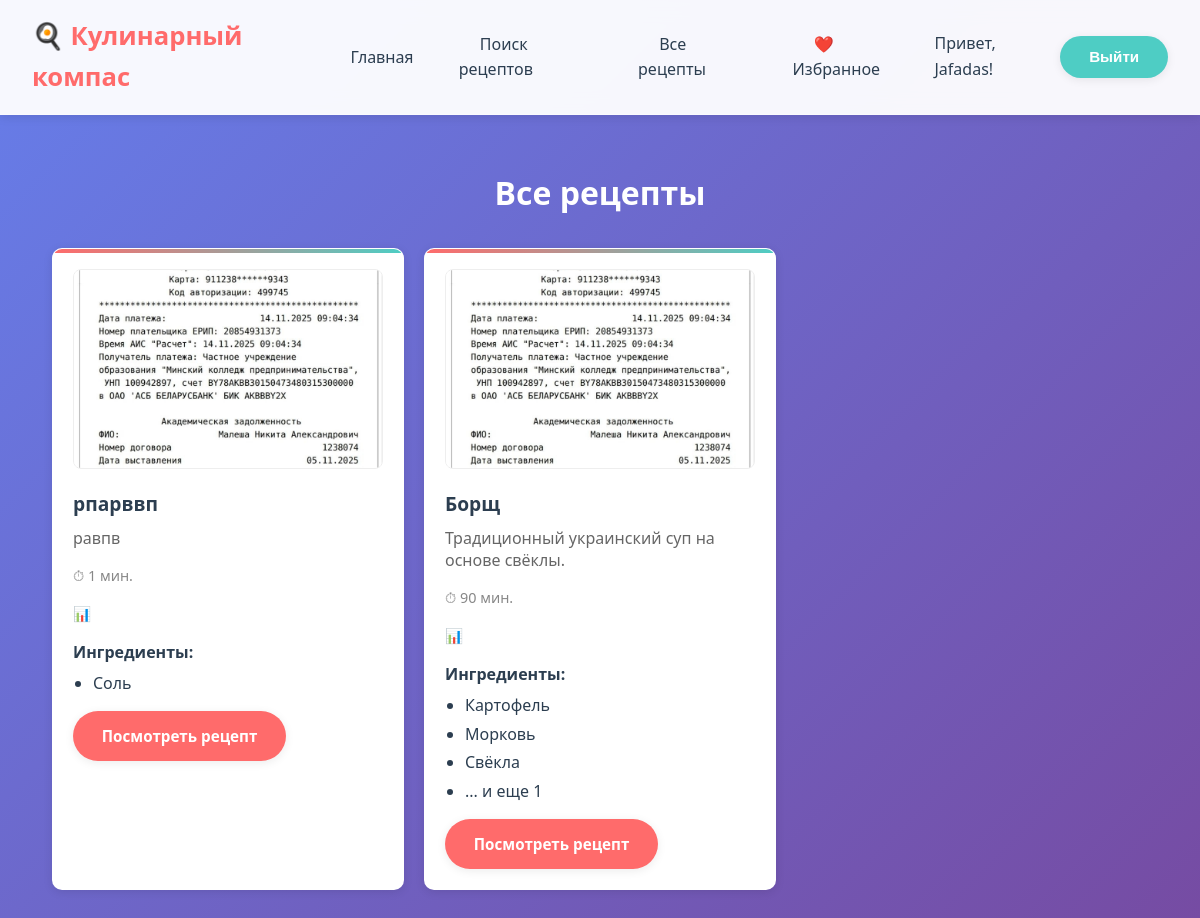
/recipes/ (signed in), run on the app's committed database.
### recipes/models.py (models this page shows, shortened)
class Recipe(models.Model):
    title = models.CharField(max_length=200)
    ingredients = models.ManyToManyField(Ingredient)
    description = models.TextField()
    cooking_steps = models.TextField()
    cooking_time = models.PositiveIntegerField(help_text="В минутах")
    image = models.ImageField(upload_to='recipes/', blank=True, null=True)
    author = models.ForeignKey(User, on_delete=models.CASCADE)
    created_at = models.DateTimeField(auto_now_add=True)

class Ingredient(models.Model):
    name = models.CharField(max_length=100, unique=True)

### recipes/views.py (the view)
# urls.py: path('recipes/', views.all_recipes, name='all_recipes'),
def all_recipes(request):
    recipes = Recipe.objects.all().order_by('-created_at')
    return render(request, 'recipes/all_recipes.html', {'recipes': recipes})

### templates/recipes/all_recipes.html (shortened to what this page needs)
{% extends 'base.html' %}
{% load static %}
{% block extra_css %}
<link rel="stylesheet" href="{% static 'css/all_resipes.css' %}">
{% endblock %}
{% block content %}
<div class="all-recipes-container">
    <h1>Все рецепты</h1>
    {% if recipes %}
        <div class="recipes-grid">
            {% for recipe in recipes %}
            <div class="recipe-card">
                {% if recipe.image %}
                    <img src="{{ recipe.image.url }}" alt="{{ recipe.title }}" class="recipe-image">
                {% else %}
                    <div class="recipe-image-placeholder">Нет изображения</div>
                {% endif %}
                <div class="recipe-content">
                    <h3 class="recipe-title">{{ recipe.title }}</h3>
                    <p class="recipe-description">{{ recipe.description|truncatewords:20 }}</p>
                    <div class="recipe-meta">
                        <span class="cooking-time">⏱ {{ recipe.cooking_time }} мин.</span>
                        <span class="difficulty">📊 {{ recipe.get_difficulty_display }}</span>
                    </div>
                    <div class="recipe-ingredients">
                        <strong>Ингредиенты:</strong>
                        <ul>
                            {% for ingredient in recipe.ingredients.all|slice:":3" %}
                                <li>{{ ingredient.name }}</li>
                            {% endfor %}
                            {% if recipe.ingredients.count > 3 %}
                                <li>... и еще {{ recipe.ingredients.count|add:"-3" }}</li>
                            {% endif %}
                        </ul>
                    </div>
                    <a href="{% url 'recipe_detail' recipe.id %}" class="btn btn-primary">Посмотреть рецепт</a>
                </div>
            </div>
            {% endfor %}
        </div>
    {% else %}
        <div class="no-recipes">
            <p>Рецептов пока нет в базе данных.</p>
        </div>
    {% endif %}
</div>
{% endblock %}

### templates/base.html (shortened to what this page needs)
<!DOCTYPE html>
<html lang="ru">
<head>
    {% load static %}
    <link rel="stylesheet" href="{% static 'css/base.css' %}">
    <link rel="stylesheet" href="{% static 'css/forms.css' %}">
    {% block extra_css %}{% endblock %}
</head>
<body>
    <nav class="navbar">
        <div class="navbar-container">
            <a href="{% url 'home' %}" class="navbar-brand">🍳 Кулинарный компас</a>
            <ul class="navbar-nav">
                <li><a href="{% url 'home' %}">Главная</a></li>
                <li><a href="{% url 'recipe_search' %}">Поиск рецептов</a></li>
                <li><a href="{% url 'all_recipes' %}">Все рецепты</a></li>
                {% if user.is_authenticated %}
                    <li><a href="{% url 'favorite_recipes' %}">❤️ Избранное</a></li>
                {% endif %}
            </ul>
            <div class="user-info">
                {% if user.is_authenticated %}
                    <span>Привет, {{ user.username }}!</span>
                    <form method="post" action="{% url 'logout' %}" style="display:inline;">
  <button type="submit" class="btn btn-secondary">Выйти</button>
</form>
                {% else %}
                    <a href="{% url 'login' %}" class="btn btn-secondary">Войти</a>
                    <a href="{% url 'register' %}" class="btn">Регистрация</a>
                {% endif %}
            </div>
        </div>
    </nav>
    <div class="container">
        {% block content %}
        {% endblock %}
    </div>
</body>
</html>

### static/css/base.css (style rules this page uses)
:root { --primary-color: #ff6b6b; --primary-light: #ff8e8e; --secondary-color: #4ecdc4; --accent-color: #45b7d1; --text-dark: #2c3e50; --text-light: #7f8c8d; --bg-white: #ffffff; --bg-light: #f8f9fa; --shadow: 0 2px 10px rgba(0, 0, 0, 0.08); --shadow-hover: 0 4px 20px rgba(0, 0, 0, 0.12); --border-radius: 10px; --transition: all 0.2s ease; }
* { margin: 0; padding: 0; box-sizing: border-box; }
body { font-family: 'Segoe UI', Tahoma, Geneva, Verdana, sans-serif; line-height: 1.6; background: linear-gradient(135deg, #667eea 0%, #764ba2 100%); background-attachment: fixed; color: var(--text-dark); min-height: 100vh; }
.navbar { background: rgba(255, 255, 255, 0.95); backdrop-filter: blur(10px); border-bottom: 1px solid rgba(255, 255, 255, 0.3); padding: 1rem 2rem; position: sticky; top: 0; z-index: 1000; box-shadow: 0 2px 10px rgba(0, 0, 0, 0.1); }
.navbar-container { display: flex; justify-content: space-between; align-items: center; max-width: 1200px; margin: 0 auto; }
.navbar-brand { font-size: 1.6rem; font-weight: 700; color: var(--primary-color); text-decoration: none; display: flex; align-items: center; gap: 0.5rem; }
.navbar-nav { display: flex; list-style: none; gap: 1.5rem; align-items: center; }
.navbar-nav a { color: var(--text-dark); text-decoration: none; padding: 0.6rem 1.2rem; border-radius: 25px; transition: var(--transition); font-weight: 500; border: 2px solid transparent; }
.user-info { display: flex; align-items: center; gap: 1rem; }
.user-info span { color: var(--text-dark); font-weight: 500; }
.container { max-width: 1200px; margin: 2rem auto; padding: 0 2rem; }
.btn { display: inline-flex; align-items: center; gap: 0.5rem; padding: 0.8rem 1.8rem; background: var(--primary-color); color: white; text-decoration: none; border-radius: 25px; border: none; cursor: pointer; transition: var(--transition); font-weight: 600; font-size: 0.95rem; box-shadow: var(--shadow); }
.btn-secondary { background: var(--secondary-color); }
.recipe-card { background: var(--bg-white); border-radius: var(--border-radius); padding: 1.5rem; box-shadow: var(--shadow); transition: var(--transition); border: 1px solid rgba(255, 255, 255, 0.3); position: relative; overflow: hidden; }
.recipe-card::before { content: ''; position: absolute; top: 0; left: 0; right: 0; height: 4px; background: linear-gradient(90deg, var(--primary-color), var(--secondary-color)); }
.recipe-image { width: 100%; height: 200px; object-fit: cover; border-radius: 8px; margin-bottom: 1rem; border: 1px solid #eee; }
.recipe-title { font-size: 1.3rem; font-weight: 600; margin-bottom: 0.8rem; color: var(--text-dark); line-height: 1.3; }
.recipe-meta { color: var(--text-light); font-size: 0.9rem; margin-bottom: 1rem; display: flex; flex-direction: column; gap: 0.4rem; }

### static/css/all_resipes.css (style rules this page uses)
.all-recipes-container { max-width: 1200px; margin: 0 auto; padding: 20px; }
.all-recipes-container h1 { text-align: center; margin-bottom: 30px; color: #ffffff; }
.recipes-grid { display: grid; grid-template-columns: repeat(auto-fill, minmax(300px, 1fr)); gap: 20px; margin-top: 20px; }
.recipe-card { background: white; border-radius: 10px; padding: 20px; box-shadow: 0 2px 10px rgba(0,0,0,0.1); transition: transform 0.3s ease; }
.recipe-image { width: 100%; height: 200px; object-fit: cover; border-radius: 8px; margin-bottom: 15px; }
.recipe-title { margin-bottom: 10px; font-size: 1.2em; }
.recipe-description { color: #666; margin-bottom: 15px; line-height: 1.4; }
.recipe-meta { display: flex; gap: 15px; margin-bottom: 15px; font-size: 0.9em; color: #888; }
.recipe-ingredients { margin-bottom: 15px; }
.recipe-ingredients ul { margin: 5px 0; padding-left: 20px; }
.recipe-ingredients li { margin-bottom: 3px; }

### data on the page
Recipe: image (picture), title "рпарввп", description "равпв", cooking_time "1"
Ingredient: name "Соль"
Recipe: image (picture), title "Борщ", description "Традиционный украинский суп на основе свёклы.", cooking_time "90", ingredients.count|add "1"
Ingredient: name "Картофель"
Ingredient: name "Морковь"
Ingredient: name "Свёкла"

### other printed values
{{ user.username }} "Jafadas"
